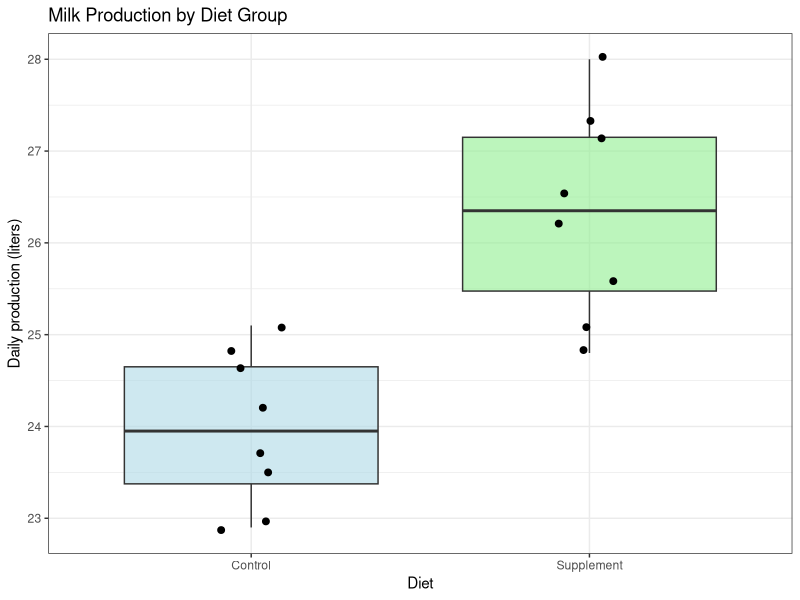

This chart was generated by the following R code:
## ---- chunk 1
# Dairy supplement data
supplement <- c(25.1, 27.3, 24.8, 26.5, 28.0, 25.6, 27.1, 26.2)
control    <- c(23.5, 24.8, 22.9, 25.1, 23.7, 24.2, 23.0, 24.6)

# Descriptive statistics
cat("Supplement: mean =", mean(supplement), "SD =", round(sd(supplement), 3), "\n")
cat("Control:    mean =", mean(control),    "SD =", round(sd(control), 3), "\n")

# Independent two-sample t-test (one-tailed: supplement > control)
t.test(supplement, control,
       var.equal   = TRUE,        # assume equal variances (pooled)
       alternative = "greater",   # Ha: group1 mean > group2 mean
       paired      = FALSE)       # independent groups

# --- Visualization ---
library(ggplot2)
# Combine data into a data frame for plotting
df <- data.frame(
  production = c(supplement, control),
  group      = rep(c("Supplement", "Control"), each = 8)
)

ggplot(df, aes(x = group, y = production, fill = group)) +
  geom_boxplot(alpha = 0.6) +
  geom_jitter(width = 0.1, size = 2) +
  labs(title  = "Milk Production by Diet Group",
       x      = "Diet",
       y      = "Daily production (liters)") +
  theme_bw() +
  scale_fill_manual(values = c("Control" = "lightblue",
                               "Supplement" = "lightgreen")) +
  theme(legend.position = "none")
